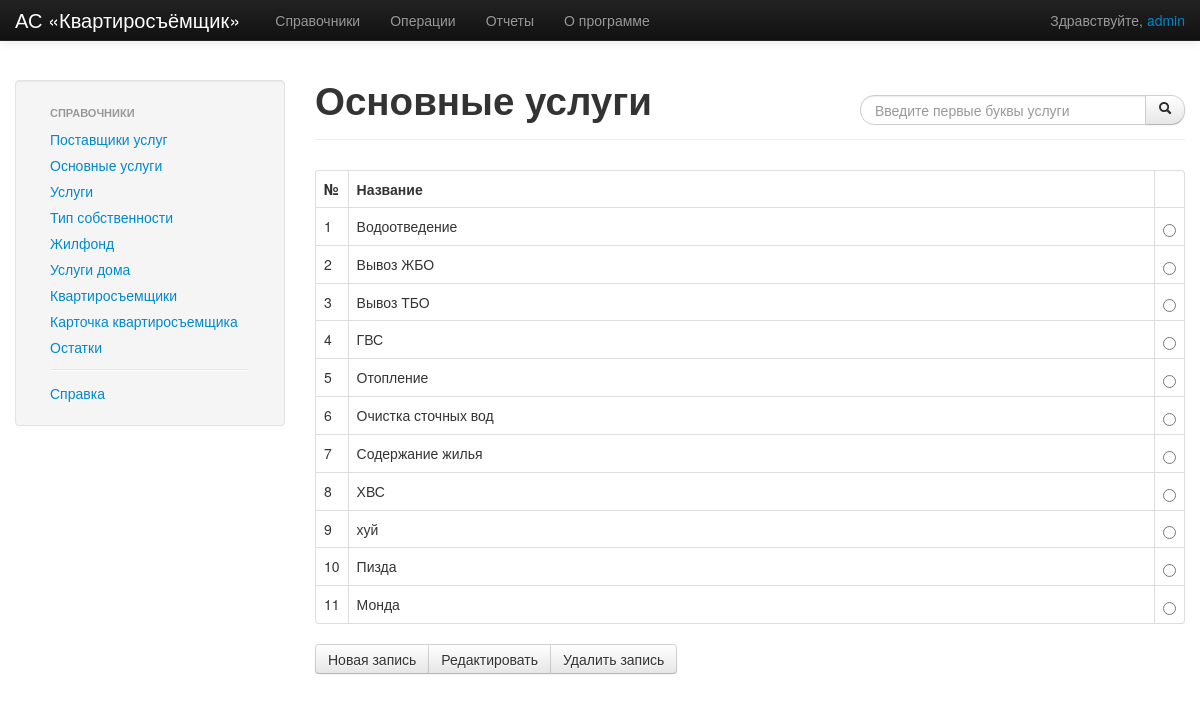
Screenshot of /index.php?page=spravochnik&db=gs (signed in) with the database file from the repository.
### tables this page shows
CREATE TABLE IF NOT EXISTS `general_service` (
  `id_gs` int(11) NOT NULL AUTO_INCREMENT,
  `name_gs` text NOT NULL,
  PRIMARY KEY (`id_gs`)
);

### sprav/general_service.php (the view, shortened to what this page needs)
<?php
if ($_GET['db']=='gs') {
include_once __DIR__.'/../db.php';
$gs='';
  if (isset($_GET['search']) && ($_GET['search']<>'')) {
      echo showtable_gs($my);
      exit();
  } else {
    if (!isset($_GET['action']))  {
      $gs.=showtable_gs($my);
    }
  }
  }
function showtable_gs($my) {
	if (!isset($_GET['check'])) {
		$gs.= '<form class="form-search pull-right" style="margin-top:35px"><div class="input-append">';
		$gs.= "<input type='text' class='span3 search-query' id='gs_search_text'
				placeholder='Введите первые буквы услуги'>";
		$gs.= "<button type='button' class='btn' id='gs_search'><i class='icon-search'></i></button>";
		$gs.= '</div></form>';
	}
	$gs.= "<div class=\"page-header\">";
	$gs.= "<h1>Основные услуги</h1>";
	$gs.= "</div>";
	if (((!isset($_GET['search'])) && (!isset($_GET['check']))) || (($_GET['search'] == '') &&  (!isset($_GET['check']))))
		$q=$my->query('SELECT  * FROM  `general_service`');
	$gs.= "<form name='table_gs' action='index.php' method='get'>";
	$gs.= "<input type='hidden' name='page' value=".$_GET['page'].">";
	$gs.= "<input type='hidden' name='db' value=".$_GET['db'].">";
	$gs.= "<input type='hidden' name='action' value=edit.show>";
	$gs.= "<table class='table table-bordered table-hover'>";
	$gs.= "<tr>";
	$gs.= " <th>№</td>";
	$gs.= " <th width=100%>Название</td>";
	$gs.= " <th></th>";
	$gs.= "</tr>";
	$k=1;
	while (@$row=$q->fetch_assoc()) {
		$gs.= "<tr>";
		$gs.= "<td>".$k."</td>";
		$gs.= "<td>".$row['name_gs']."</td>";
		if (!isset($_GET['check']))
			$gs.= "<td><input type='radio' name = 'check' value=".$row['id_gs']."></td>";
		else
			$gs.= "<td><input type='radio' name = 'check' value=".$row['id_gs']." checked></td>";
		$gs.= " </tr>";
		$k++;
	}
	$gs.= "</table>";
	if (!isset($_GET['action']) || ($_GET['action']=='cancel') || ($_GET['action']=='search')) {
		$gs.= '<div class="btn-group">';
		$gs.= "<button type=\"button\" class=\"btn\" id='gs_new'>Новая запись</button>" ;
		$gs.= "<button type=\"button\" class=\"btn\" id='gs_edit'>Редактировать</button>" ;
		$gs.= "<button type=\"button\" class=\"btn\" id='gs_del'>Удалить запись</button>" ;
		$gs.= '</div>';
	}
	$gs.= "</form>";
	return $gs;
}
?>

### css/application.css (style rules this page uses)
body { padding-top: 60px; padding-bottom: 40px; }
.subnav { margin-top: 20px; }

### rows the page displays
general_service: name_gs "Водоотведение"
general_service: name_gs "Вывоз ЖБО"
general_service: name_gs "Вывоз ТБО"
general_service: name_gs "ГВС"
general_service: name_gs "Отопление"
general_service: name_gs "Очистка сточных вод"
general_service: name_gs "Содержание жилья"
general_service: name_gs "ХВС"
general_service: name_gs "хуй"
general_service: name_gs "Пизда"
general_service: name_gs "Монда"

### other values shown
$_SESSION['login'] "admin"
